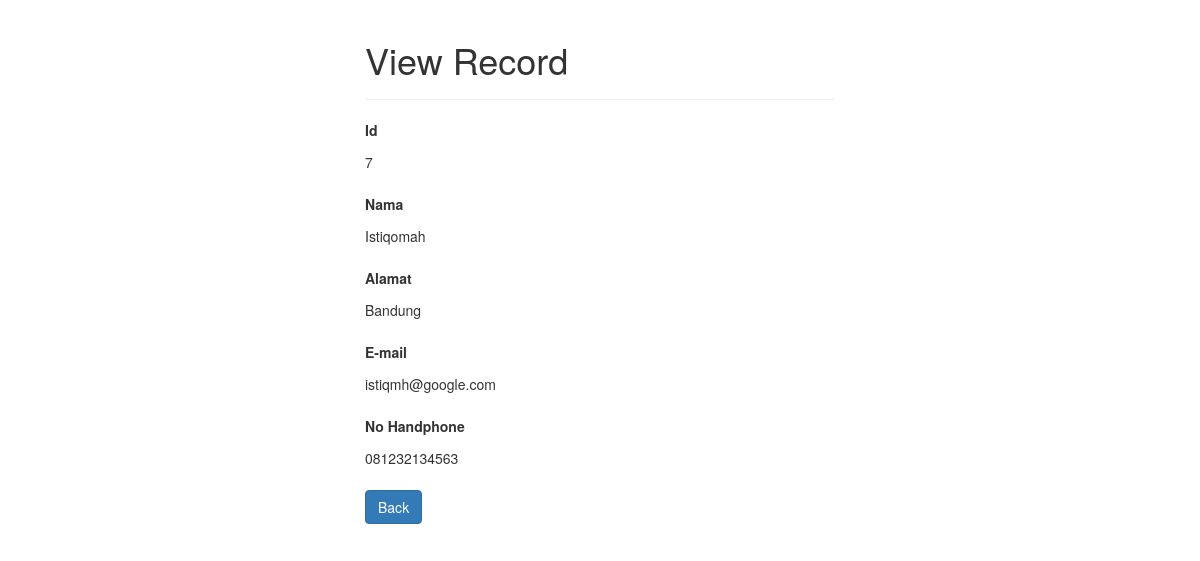
Screenshot of /php/src/read.php?id_karyawan=7 with the database file from the repository.
### tables this page shows
CREATE TABLE `karyawan` (
  `id_karyawan` int(11) NOT NULL,
  `nama` varchar(50) NOT NULL,
  `alamat` varchar(100) NOT NULL,
  `email` varchar(50) NOT NULL,
  `no_hp` varchar(12) NOT NULL
);

### php/src/read.php (the view, shortened to what this page needs)
<?php
if(isset($_GET["id_karyawan"]) && !empty(trim($_GET["id_karyawan"]))){
    require_once "koneksi.php";
    $sql = "SELECT * FROM karyawan WHERE id_karyawan = ?";
    if($stmt = mysqli_prepare($con, $sql)){
        mysqli_stmt_bind_param($stmt, "i", $param_id);
        if(mysqli_stmt_execute($stmt)){
            $result = mysqli_stmt_get_result($stmt);
            if(mysqli_num_rows($result) == 1){
                $row = mysqli_fetch_array($result, MYSQLI_ASSOC);
            } else{
                header("location: error.php");
                exit();
            }
        } else{
            echo "Oops! Something went wrong. Please try again later.";
        }
    }
} else{
    header("location: error.php");
    exit();
}
?>
<!DOCTYPE html>
<html lang="en">
<head>
    <link rel="stylesheet" href="https://maxcdn.bootstrapcdn.com/bootstrap/3.3.7/css/bootstrap.css">
</head>
<body>
    <div class="wrapper">
        <div class="container-fluid">
            <div class="row">
                <div class="col-md-12">
                    <div class="page-header">
                        <h1>View Record</h1>
                    </div>
		    <div class="form-group">
                        <label>Id</label>
                        <p class="form-control-static"><?php echo $row["id_karyawan"]; ?></p>
                    </div>
                    <div class="form-group">
                        <label>Nama</label>
                        <p class="form-control-static"><?php echo $row["nama"]; ?></p>
                    </div>
                    <div class="form-group">
                        <label>Alamat</label>
                        <p class="form-control-static"><?php echo $row["alamat"]; ?></p>
                    </div>
                    <div class="form-group">
                        <label>E-mail</label>
                        <p class="form-control-static"><?php echo $row["email"]; ?></p>
                    </div>
		    <div class="form-group">
                        <label>No Handphone</label>
                        <p class="form-control-static"><?php echo $row["no_hp"]; ?></p>
                    </div>
                    <p><a href="index.php" class="btn btn-primary">Back</a></p>
                </div>
            </div>
        </div>
    </div>
</body>
</html>

### php/src/read.php (style rules this page uses)
.wrapper { width: 500px; margin: 0 auto; }

### rows the page displays
karyawan: id_karyawan "7", nama "Istiqomah", alamat "Bandung", email "istiqmh@google.com", no_hp "081232134563"
